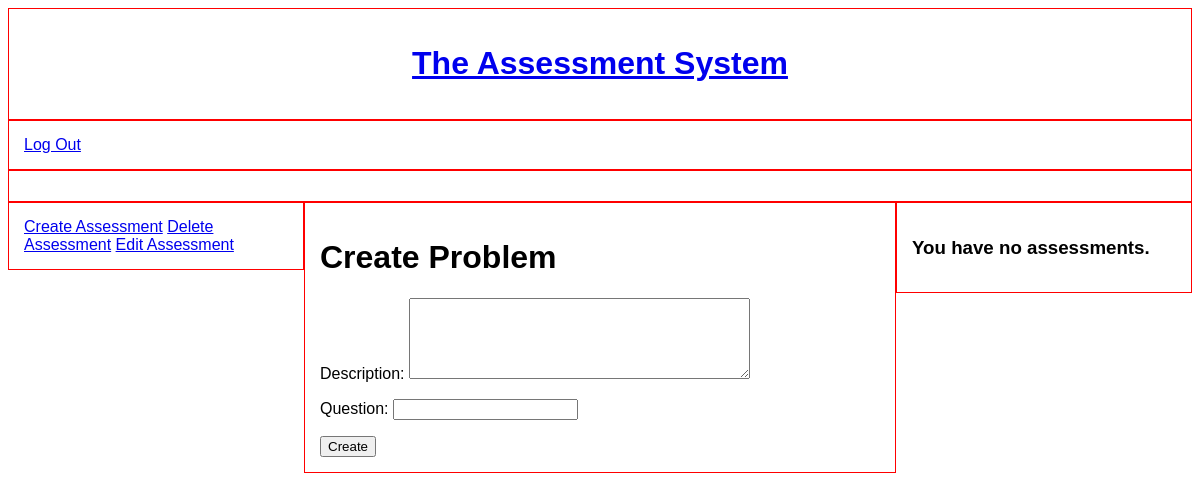
The page /create-assessment/ (signed in) on the database as committed earlier.
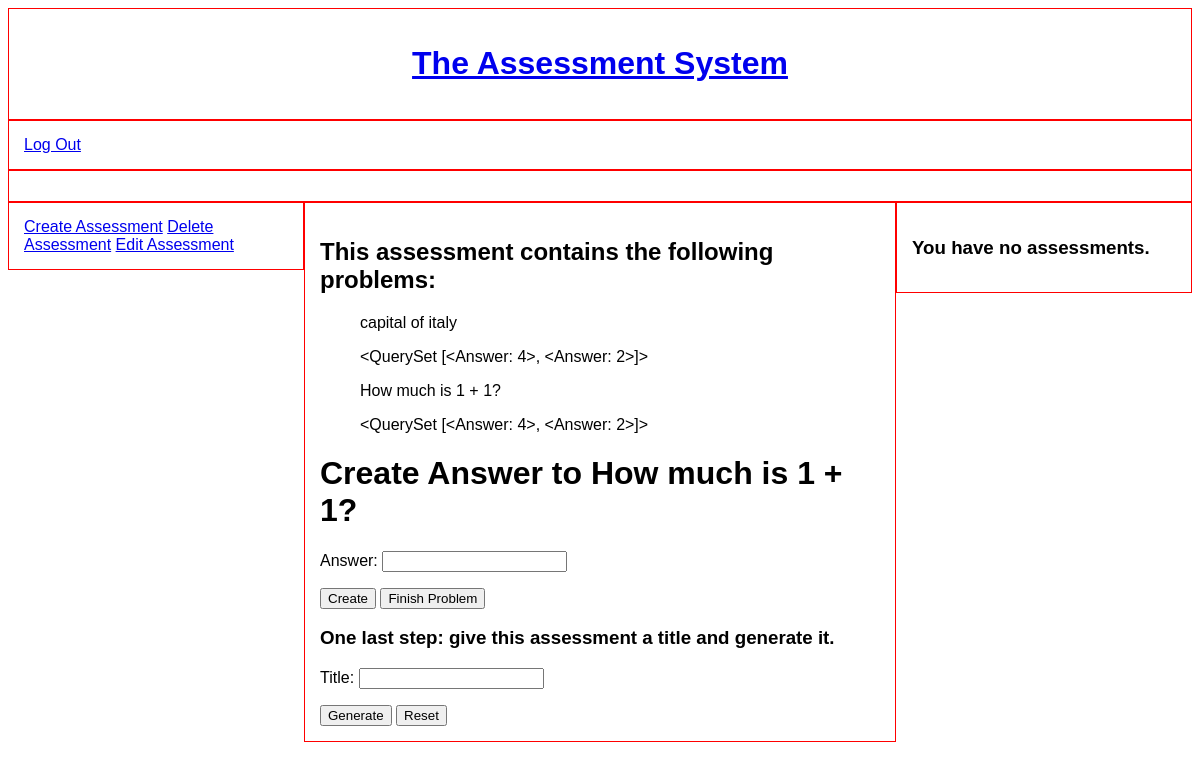
The same page on the database as committed later.
### assessment/models.py (models this page shows)
class Problem(models.Model):
    creator = models.ForeignKey(settings.AUTH_USER_MODEL, on_delete=models.CASCADE, editable=False)
    assessment = models.ForeignKey(Assessment, on_delete=models.CASCADE)
    description = models.TextField(blank=True)
    question = models.CharField(max_length=255, blank=False)
    def __str__(self):
        return self.question

class Answer(models.Model):
    creator = models.ForeignKey(settings.AUTH_USER_MODEL, on_delete=models.CASCADE, editable=False)
    answer = models.CharField(max_length=255)
    question = models.ForeignKey(Problem, on_delete=models.CASCADE)
    problem_finished = models.BooleanField(default=False)
    def __str__(self):
        return self.answer

### assessment/views.py (the view, shortened to what this page needs)
# urls.py: path('create-assessment/', views.create_assessment, name='create-assessment'),
def create_assessment(request):
    user_id = request.user.id
    current_user = User.objects.get(id=user_id)
    create_problem_form = CreateProblemForm()
    create_assessment_form = CreateAssessmentForm()
    create_answer_form = CreateAnswerForm()
    first_access_temporary_assessment = Assessment.objects.filter(title='')
    if not first_access_temporary_assessment:
        temporary_assessment = Assessment.objects.create(
            creator=current_user
        )
        temporary_assessment.save()
        Problem.objects.all().delete()
    temporary_assessment = Assessment.objects.get(title='')
    assessment_problems = Problem.objects.filter(creator=current_user, assessment=temporary_assessment)
    problem_to_be_answered = assessment_problems.last()
    problem_finished = None
    problem_answers = None
    is_problem_finished = Answer.objects.filter(problem_finished=True)
    print('THIS IS THE OUTER ANSWERS: ' + str(Answer.objects.all()))
    if is_problem_finished:
        problem_finished = Answer.objects.get(problem_finished=True).question
        print(f'THIS PROBLEM IS FINISHED {problem_finished} with last answer {Answer.objects.get(problem_finished=True)}')
        last_answer = Answer.objects.get(problem_finished=True)
        last_answer.problem_finished = False
        last_answer.save()
    if assessment_problems and problem_finished:
        problem_to_be_answered = None
    elif assessment_problems and not problem_finished:
        problem_to_be_answered = assessment_problems.last()
    for problem in assessment_problems:
        problem_answers = Answer.objects.filter(creator=current_user, question=problem)
    if request.method == 'POST' and 'reset-assessment' in request.POST:
        Problem.objects.filter(assessment=temporary_assessment).delete()
    if request.method == 'POST' and \
            temporary_assessment.title == '' and \
            'create-assessment' in request.POST:
        create_assessment_form = CreateAssessmentForm()
        messages.error(request, 'You have to give your assessment a title before generating it.')
    assessment_problems = Problem.objects.filter(creator=current_user, assessment=temporary_assessment)
    user_assessments = Assessment.objects.filter(creator=current_user).exclude(title='')
    template_name = 'create_assessment.html'
    context = {
        'create_assessment_form': create_assessment_form,
        'create_problem_form': create_problem_form,
        'create_answer_form': create_answer_form,
        'assessment_problems': assessment_problems,
        'user_assessments': user_assessments,
        'problem_answers': problem_answers,
        'problem_to_be_answered': problem_to_be_answered,
    }
    return render(request, template_name, context)

### assessment/forms.py
class CreateAssessmentForm(ModelForm):
    class Meta:
        model = Assessment
        fields = [
            'title'
        ]

class CreateProblemForm(ModelForm):
    class Meta:
        model = Problem
        fields = [
            'description',
            'question'
        ]
        widgets = {
            'description': forms.Textarea(attrs={'rows': 5})
        }

### assessment/templates/assessment/create_assessment.html (shortened to what this page needs)
{% extends 'home.html' %}
{% block main-content-teacher %}
{% if assessment_problems %}
<h2>This assessment contains the following problems:</h2>
{% for problem in assessment_problems %}
<ul>{{ problem }}</ul>
<ul>{{ problem_answers }}</ul>
{% endfor %}
{% if not problem_to_be_answered %}
<h1>Create Problem</h1>
<form action="{% url 'create-assessment' %}" method="post">
    {% csrf_token %}
    {{ create_problem_form.as_p }}
    <input type="submit" value="Create" name="create-problem">
</form>
{% else %}
<h1>Create Answer to {{ problem_to_be_answered }}</h1>
<form action="{% url 'create-assessment' %}" method="post">
    {{ create_answer_form.as_p }}
    <input type="submit" value="Create" name="create-answer">
    <input type="submit" value="Finish Problem" name="problem-finished">
</form>
{% endif %}
<h3>One last step: give this assessment a title and generate it.</h3>
<form action="{% url 'create-assessment' %}" method="post">
    {{ create_assessment_form.as_p }}
    <input type="submit" value="Generate" name="create-assessment">
    <input type="submit" value="Reset" name="reset-assessment">
</form>
{% else %}
<h1>Create Problem</h1>
<form action="{% url 'create-assessment' %}" method="post">
    {{ create_problem_form.as_p }}
    <input type="submit" value="Create" name="create-problem">
</form>
{% endif %}
{% endblock %}

Rows that differ between the two databases and show on the page:
added Problem: question "capital of italy"
added Answer: answer.answer "<QuerySet [<Answer: 4>, <Answer: 2>]>"
added Problem: question "How much is 1 + 1?"
Other text that changed with them:
form field create-answer: (not shown) → "Create"
form field problem-finished: (not shown) → "Finish Problem"
form field create-assessment: (not shown) → "Generate"
form field reset-assessment: (not shown) → "Reset"
form field create-problem: "Create" → (not shown)
text no longer shown: "Create Problem Description: Question:"
text now shown: "This assessment contains the following problems: Create Answer to Answer: One last step: give this assessment a title and generate it. Title:"
